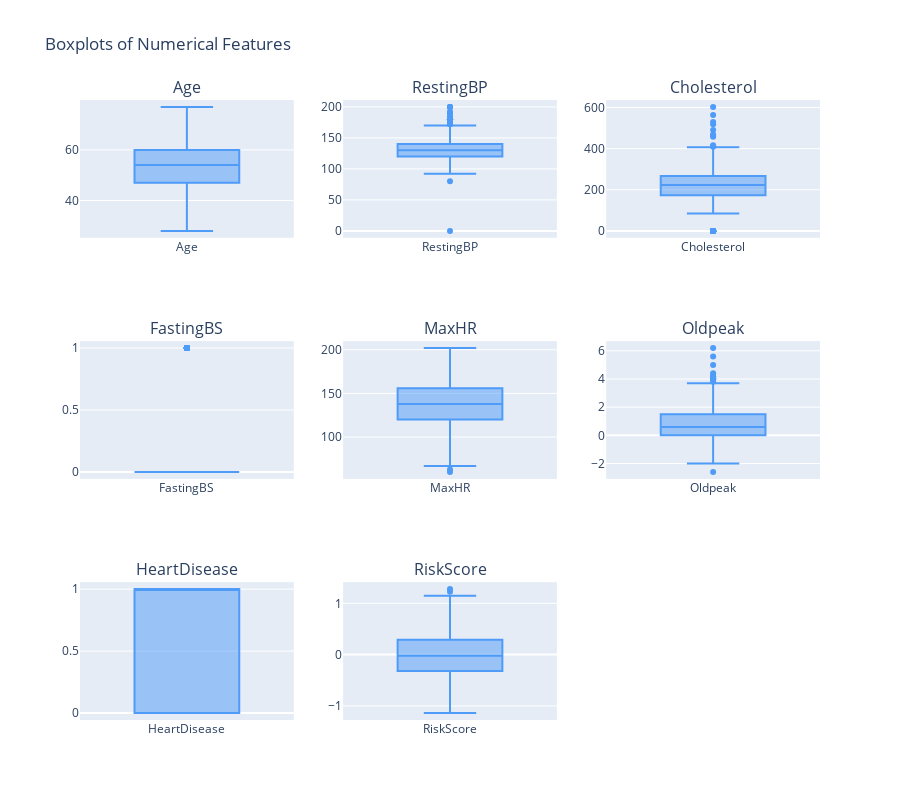

The notebook cell this image was saved under:
### Markdown cell above
Using Plotly to boxplot to check outliers

### Code cell
# Select numerical columns
numerical_features = df.select_dtypes(include=[float, int]).columns

# Calculate skewness and kurtosis
# Skewness and Kurtosis for Numerical Features
results = []
for col in numerical_features:
    col_skewness = skew(df[col].dropna())  # Drop NaN values for calculation
    col_kurtosis = kurtosis(df[col].dropna())  # Drop NaN values for calculation
    results.append({'Feature': col, 'Skewness': col_skewness, 'Kurtosis': col_kurtosis})

# Create a DataFrame
result_df = pd.DataFrame(results)

# Custom palette colors
custom_palette = ['#4e9bf8'] 

# Visualize using Plotly boxplots
fig = make_subplots(rows=3, cols=3, subplot_titles=numerical_features)

for i, col in enumerate(numerical_features):
    fig.add_trace(
        go.Box(
            y=df[col],
            name=col,
            marker_color=custom_palette[0],
            text=df[col],
            hoverlabel=dict(
                font=dict(color='white')
            )
        ),
        row=i//3 + 1,
        col=i%3 + 1
    )

fig.update_layout(
    title_text='Boxplots of Numerical Features',
    height=800,
    showlegend=False
)

fig.show()

### Figure 1 — Plotly figure (JSON) as saved in the notebook; plotly's stock layout.template omitted (floating-point values rounded to 4 significant figures; data arrays with more than 128 entries replaced by an {"elided": "..."} marker saying what was removed)
{"data": [{"hoverlabel": {"font": {"color": "white"}}, "marker": {"color": "#4e9bf8"}, "name": "Age", "text": {"elided": "918 int values"}, "type": "box", "xaxis": "x", "y": {"elided": "918 int values"}, "yaxis": "y"}, {"hoverlabel": {"font": {"color": "white"}}, "marker": {"color": "#4e9bf8"}, "name": "RestingBP", "text": {"elided": "918 int values"}, "type": "box", "xaxis": "x2", "y": {"elided": "918 int values"}, "yaxis": "y2"}, {"hoverlabel": {"font": {"color": "white"}}, "marker": {"color": "#4e9bf8"}, "name": "Cholesterol", "text": {"elided": "918 int values"}, "type": "box", "xaxis": "x3", "y": {"elided": "918 int values"}, "yaxis": "y3"}, {"hoverlabel": {"font": {"color": "white"}}, "marker": {"color": "#4e9bf8"}, "name": "FastingBS", "text": {"elided": "918 int values"}, "type": "box", "xaxis": "x4", "y": {"elided": "918 int values"}, "yaxis": "y4"}, {"hoverlabel": {"font": {"color": "white"}}, "marker": {"color": "#4e9bf8"}, "name": "MaxHR", "text": {"elided": "918 int values"}, "type": "box", "xaxis": "x5", "y": {"elided": "918 int values"}, "yaxis": "y5"}, {"hoverlabel": {"font": {"color": "white"}}, "marker": {"color": "#4e9bf8"}, "name": "Oldpeak", "text": {"elided": "918 float values"}, "type": "box", "xaxis": "x6", "y": {"elided": "918 float values"}, "yaxis": "y6"}, {"hoverlabel": {"font": {"color": "white"}}, "marker": {"color": "#4e9bf8"}, "name": "HeartDisease", "text": {"elided": "918 int values"}, "type": "box", "xaxis": "x7", "y": {"elided": "918 int values"}, "yaxis": "y7"}, {"hoverlabel": {"font": {"color": "white"}}, "marker": {"color": "#4e9bf8"}, "name": "RiskScore", "text": {"elided": "918 float values"}, "type": "box", "xaxis": "x8", "y": {"elided": "918 float values"}, "yaxis": "y8"}], "layout": {"annotations": [{"font": {"size": 16}, "showarrow": false, "text": "Age", "x": 0.1444, "xanchor": "center", "xref": "paper", "y": 1, "yanchor": "bottom", "yref": "paper"}, {"font": {"size": 16}, "showarrow": false, "text": "RestingBP", "x": 0.5, "xanchor": "center", "xref": "paper", "y": 1, "yanchor": "bottom", "yref": "paper"}, {"font": {"size": 16}, "showarrow": false, "text": "Cholesterol", "x": 0.8556, "xanchor": "center", "xref": "paper", "y": 1, "yanchor": "bottom", "yref": "paper"}, {"font": {"size": 16}, "showarrow": false, "text": "FastingBS", "x": 0.1444, "xanchor": "center", "xref": "paper", "y": 0.6111, "yanchor": "bottom", "yref": "paper"}, {"font": {"size": 16}, "showarrow": false, "text": "MaxHR", "x": 0.5, "xanchor": "center", "xref": "paper", "y": 0.6111, "yanchor": "bottom", "yref": "paper"}, {"font": {"size": 16}, "showarrow": false, "text": "Oldpeak", "x": 0.8556, "xanchor": "center", "xref": "paper", "y": 0.6111, "yanchor": "bottom", "yref": "paper"}, {"font": {"size": 16}, "showarrow": false, "text": "HeartDisease", "x": 0.1444, "xanchor": "center", "xref": "paper", "y": 0.2222, "yanchor": "bottom", "yref": "paper"}, {"font": {"size": 16}, "showarrow": false, "text": "RiskScore", "x": 0.5, "xanchor": "center", "xref": "paper", "y": 0.2222, "yanchor": "bottom", "yref": "paper"}], "height": 800, "showlegend": false, "title": {"text": "Boxplots of Numerical Features"}, "xaxis": {"anchor": "y", "domain": [0, 0.2889]}, "xaxis2": {"anchor": "y2", "domain": [0.3556, 0.6444]}, "xaxis3": {"anchor": "y3", "domain": [0.7111, 1]}, "xaxis4": {"anchor": "y4", "domain": [0, 0.2889]}, "xaxis5": {"anchor": "y5", "domain": [0.3556, 0.6444]}, "xaxis6": {"anchor": "y6", "domain": [0.7111, 1]}, "xaxis7": {"anchor": "y7", "domain": [0, 0.2889]}, "xaxis8": {"anchor": "y8", "domain": [0.3556, 0.6444]}, "xaxis9": {"anchor": "y9", "domain": [0.7111, 1]}, "yaxis": {"anchor": "x", "domain": [0.7778, 1]}, "yaxis2": {"anchor": "x2", "domain": [0.7778, 1]}, "yaxis3": {"anchor": "x3", "domain": [0.7778, 1]}, "yaxis4": {"anchor": "x4", "domain": [0.3889, 0.6111]}, "yaxis5": {"anchor": "x5", "domain": [0.3889, 0.6111]}, "yaxis6": {"anchor": "x6", "domain": [0.3889, 0.6111]}, "yaxis7": {"anchor": "x7", "domain": [0, 0.2222]}, "yaxis8": {"anchor": "x8", "domain": [0, 0.2222]}, "yaxis9": {"anchor": "x9", "domain": [0, 0.2222]}}}
